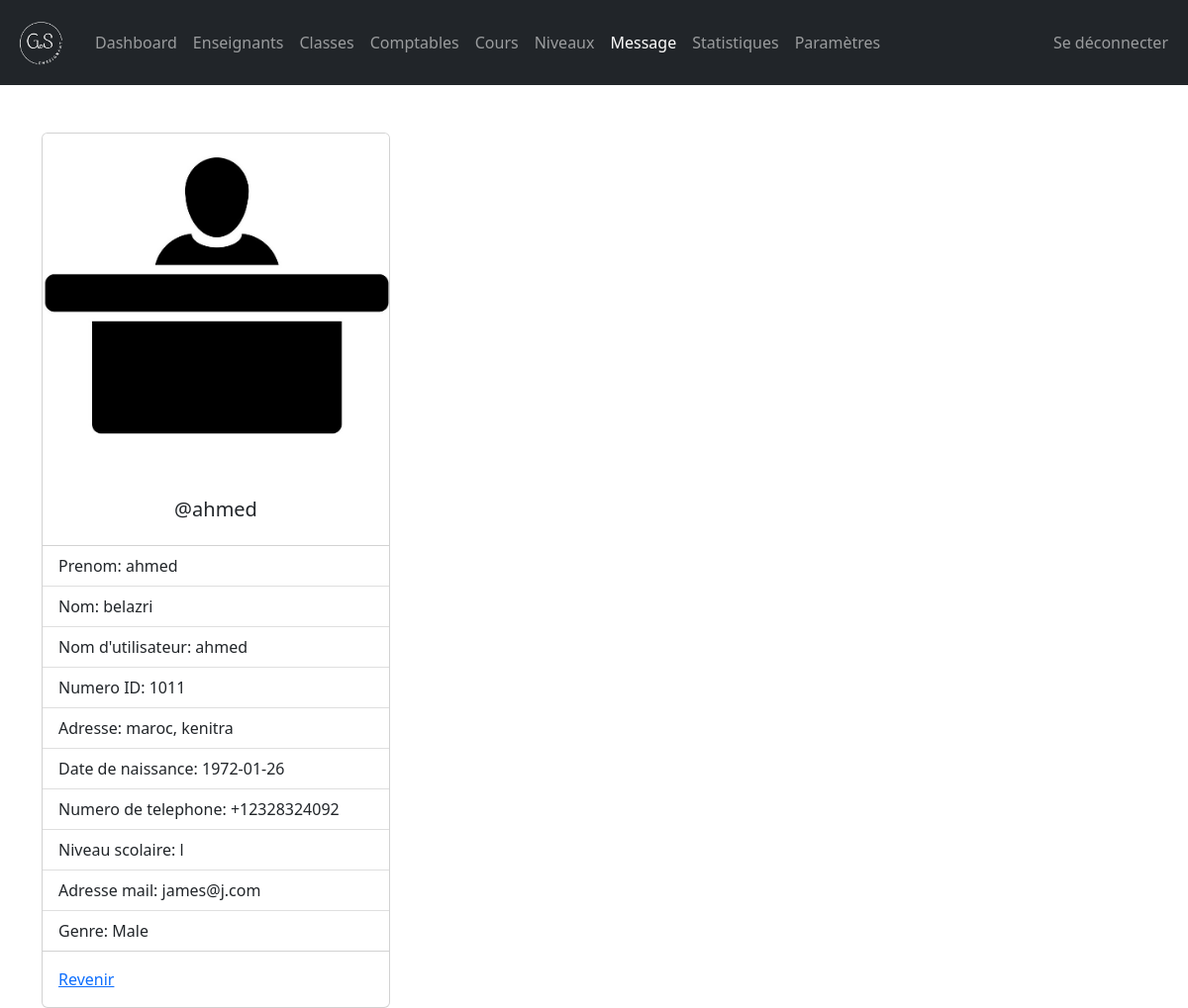
Page /admin/registrar-office-view.php?r_user_id=1 (signed in) on the committed database.
### tables this page shows
CREATE TABLE `registrar_office` (
  `r_user_id` int(11) NOT NULL,
  `username` varchar(127) NOT NULL,
  `password` varchar(255) NOT NULL,
  `fname` varchar(31) NOT NULL,
  `lname` varchar(31) NOT NULL,
  `address` varchar(31) NOT NULL,
  `employee_number` int(11) NOT NULL,
  `date_of_birth` date NOT NULL,
  `phone_number` varchar(31) NOT NULL,
  `qualification` varchar(31) NOT NULL,
  `gender` varchar(7) NOT NULL,
  `email_address` varchar(255) NOT NULL,
  `date_of_joined` datetime NOT NULL DEFAULT current_timestamp()
);

### admin/data/registrar_office.php (called while the page is built, shortened)
<?php
function getR_usersById($r_user_id, $conn){
   $sql = "SELECT * FROM registrar_office
           WHERE r_user_id=?";
   $stmt = $conn->prepare($sql);
   $stmt->execute([$r_user_id]);
   if ($stmt->rowCount() == 1) {
     $teacher = $stmt->fetch();
     return $teacher;
   }else {
    return 0;
   }
}

### admin/registrar-office-view.php (the view, shortened to what this page needs)
<?php
if (isset($_SESSION['admin_id']) &&
    isset($_SESSION['role'])) {
    if ($_SESSION['role'] == 'Admin') {
       include "../DB_connection.php";
       include "data/registrar_office.php";
       if(isset($_GET['r_user_id'])){
       $r_user_id = $_GET['r_user_id'];
       $r_user = getR_usersById($r_user_id,$conn);
 ?>
<!DOCTYPE html>
<html lang="en">
<head>
	<link rel="stylesheet" href="https://cdn.jsdelivr.net/npm/bootstrap@5.2.0/dist/css/bootstrap.min.css">
	<link rel="stylesheet" href="../css/style.css">
  <link rel="stylesheet" href="https://cdnjs.cloudflare.com/ajax/libs/font-awesome/4.7.0/css/font-awesome.min.css">
</head>
<body>
    <?php
        include "inc/navbar.php";
        if ($r_user != 0) {
     ?>
     <div class="container mt-5">
         <div class="card" style="width: 22rem;">
          <img src="../img/registrar-office-<?=$r_user['gender']?>.jpg" class="card-img-top" alt="...">
          <div class="card-body">
            <h5 class="card-title text-center">@<?=$r_user['username']?></h5>
          </div>
          <ul class="list-group list-group-flush">
            <li class="list-group-item">Prenom: <?=$r_user['fname']?></li>
            <li class="list-group-item">Nom: <?=$r_user['lname']?></li>
            <li class="list-group-item">Nom d'utilisateur: <?=$r_user['username']?></li>
            <li class="list-group-item">Numero ID: <?=$r_user['employee_number']?></li>
            <li class="list-group-item">Adresse: <?=$r_user['address']?></li>
            <li class="list-group-item">Date de naissance: <?=$r_user['date_of_birth']?></li>
            <li class="list-group-item">Numero de telephone: <?=$r_user['phone_number']?></li>
            <li class="list-group-item">Niveau scolaire: <?=$r_user['qualification']?></li>
            <li class="list-group-item">Adresse mail: <?=$r_user['email_address']?></li>
            <li class="list-group-item">Genre: <?=$r_user['gender']?></li>
          </ul>
          <div class="card-body">
            <a href="registrar-office.php" class="card-link">Revenir</a>
          </div>
        </div>
     </div>
     <?php
        }else {
          header("Location: registrar-office.php");
          exit;
        }
     ?>
</body>
</html>
<?php
    }else {
        header("Location: registrar-office.php");
        exit;
    }
  }else {
    header("Location: ../login.php");
    exit;
  }
}else {
	header("Location: ../login.php");
	exit;
}
?>

### rows in the picture
registrar_office: gender (picture), username "ahmed", fname "ahmed", lname "belazri", employee_number "1011", address "maroc, kenitra", date_of_birth "1972-01-26", phone_number "+12328324092", qualification "l", email_address "james@j.com", gender "Male"
